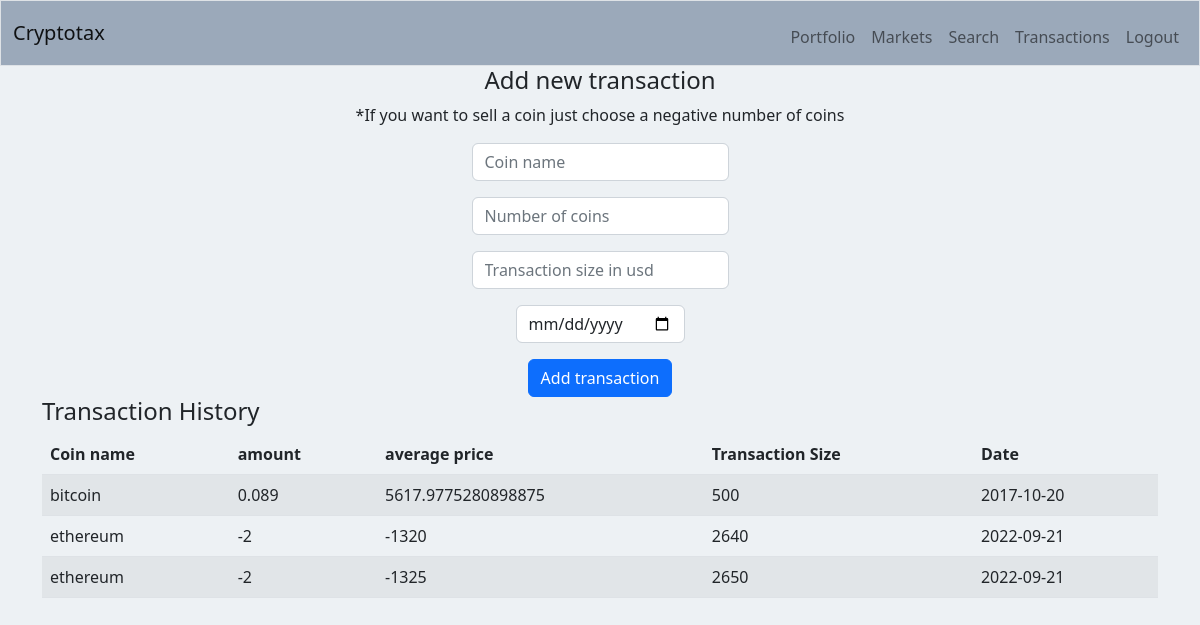
The page /transactions (signed in) on the database as committed earlier.
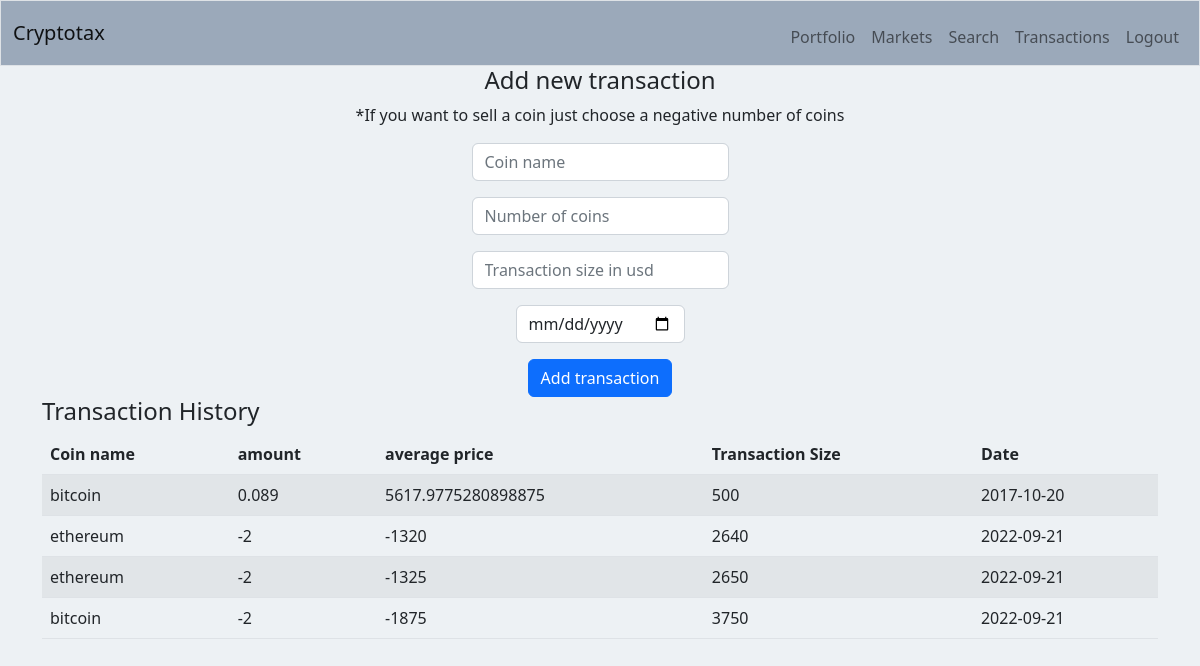
The same page on the database as committed later.
### tables this page shows
CREATE TABLE history (
user_id INTEGER,
symbol TEXT NOT NULL,
number_coins INTEGER NOT NULL,
transaction_size INTEGER NOT NULL,
price_coin INTEGER NOT NULL,
coin_name TEXT NOT NULL,
currency TEXT NOT NULL,
purchase_day TEXT NOT NULL,
FOREIGN KEY (user_id) REFERENCES users(id));

### app.py (the view)
@app.route('/transactions', methods=["GET", "POST"])
@login_required
def transactions():
    if request.method == "POST":
        coin_name = request.form.get("coin_name").lower()
        number_coins = float(request.form.get("number_coins"))
        transaction_size = float(request.form.get("transaction_size"))
        purchase_day = request.form.get("purchase_day")
        currency = "usd"
        if not coin_name:
            return error("Missing coin name")
        if not number_coins:
            return error("Missing number coins")
        if not transaction_size:
            return error("Missing total price")
        if not purchase_day:
            return error("Missing date of transaction")
        price_coin = transaction_size / number_coins
        try:
            result = check_coin(coin_name)
            if result == None:
                return redirect("/coinlist")
        except:
            return redirect("/coinlist")
        check = query_db("SELECT * FROM portfolio WHERE coin_name = ? AND user_id = ?", (coin_name, session["user_id"][0]), one=True)
        if number_coins < 0:
            if abs(number_coins) > check[3]:
                return error("not enough balance")
        info = cg.get_coin_by_id(coin_name)
        db = get_db()
        db.execute("INSERT INTO history (user_id, coin_name, symbol, number_coins, transaction_size, price_coin, currency, purchase_day) VALUES (?, ?, ?, ?, ?, ?, ?, ?)", (session["user_id"][0], info["id"], info["symbol"], number_coins, transaction_size, price_coin, currency, purchase_day))
        db.commit()
        if check is not None:
            number_coins = number_coins + check[3]
            total_cost = transaction_size + check[4]
            db.execute("UPDATE portfolio SET coins = ? WHERE user_id = ? AND symbol = ?", (number_coins, session["user_id"][0], info["symbol"]))
            db.execute("UPDATE portfolio SET total_cost = ? WHERE user_id = ? AND symbol = ?", (total_cost, session["user_id"][0], info["symbol"]))
            db.commit()
            return redirect("/transactions")
        else:
            if number_coins < 0:
                    return error("not enough balance")
            db.execute("INSERT INTO portfolio (user_id, coin_name, symbol, coins, total_cost) VALUES (?, ?, ?, ?, ?)", (session["user_id"][0], info["id"], info["symbol"], number_coins,transaction_size))
            db.commit()
        return redirect("/transactions")
    else:
        db = get_db()
        cur = db.cursor()
        user_id = session["user_id"][0]
        cur.execute("SELECT * FROM history WHERE user_id =?", (user_id,))
        transactions = cur.fetchall()
        return render_template("transactions.html", transactions=transactions)

### app.py (called while the page is built)
@app.teardown_appcontext
def close_connection(exception):
    db = getattr(g, '_database', None)
    if db is not None:
        db.close()

@app.after_request
def add_header(response):
    response.headers['Cache-Control'] = 'no-store, no-cache, must-revalidate, post-check=0, pre-check=0, max-age=0'
    response.headers['Pragma'] = 'no-cache'
    response.headers['Expires'] = '-1'
    return response

### functions.py (called while the page is built)
def get_db():
    db = getattr(g, '_database', None)
    if db is None:
        db = g._database = sqlite3.connect("cryptotax.db")
    return db

def login_required(f):
    @wraps(f)
    def decorated_function(*args, **kwargs):
        if session.get("user_id") is None:
            return redirect('/login')
        return f(*args, **kwargs)
    return decorated_function

### templates/transactions.html (shortened to what this page needs)
{% extends "layout.html" %}
{% block main %}
<div class="container text-center">
    <h4>Add new transaction</h4>
    <p>*If you want to sell a coin just choose a negative number of coins</p>
    <form action="/transactions" method="post">
        <div class="mb-3">
            <input autocomplete="off" autofocus class="form-control mx-auto w-auto" id="coin_name" name="coin_name" placeholder="Coin name" type="text" required>
        </div>
        <div class="mb-3">
            <input class="form-control mx-auto w-auto" id="number_coins" name="number_coins" placeholder="Number of coins" type="number" required step="any">
        </div>
        <div class="mb-3">
            <input class="form-control mx-auto w-auto" id="transaction_size" name="transaction_size" placeholder="Transaction size in usd" type="number" required>
        </div>
        <div class="mb-3">
            <input class="form-control mx-auto w-auto" id="purchase_day" name="purchase_day" placeholder="Date yyyy/mm/dd" type="date" required>
        </div>
        <button class="btn btn-primary mx-auto w-auto" type="submit">Add transaction</button>
        </div>
<div class="container">
    <h4>Transaction History</h4>
    <table class="table table-striped">
        <thead>
            <tr>
                <th scope="col">Coin name</th>
                <th scope="col">amount</th>
                <th scope="col">average price</th>
                <th scope="col">Transaction Size</th>
                <th scope="col">Date</th>
            </tr>
        </thead>
        <tbody>
            {% for row in transactions %}
            <tr>
                <td >{{row[5]}} </td>
                <td >{{row[2]}} </td>
                <td >{{row[4]}} </td>
                <td >{{row[3]}} </td>
                <td >{{row[7]}} </td>
            </tr>
            {% endfor %}
        </tbody>
    </table>
</div>
{% endblock %}

### templates/layout.html (shortened to what this page needs)
<!DOCTYPE html>
<html lang="en">
  <head>
    <link href="https://cdn.jsdelivr.net/npm/bootstrap@5.2.1/dist/css/bootstrap.min.css" rel="stylesheet">
    <link rel="stylesheet" href="static/styles.css">
  </head>
  <body>
    <nav class="navbar navbar-custom border navbar navbar-expand-md">
      <div class="container-fluid">
          <a class="navbar-brand" href="/"><span class="red">Cryptotax</span></a>
          <div class="collapse navbar-collapse" id="navbar">
            {% if session["user_id"] %}
                   <ul class="navbar-nav ms-auto mt-2">
                      <li class="nav-item"><a class="nav-link" href="/">Portfolio</a></li>
                      <li class="nav-item"><a class="nav-link" href="/markets">Markets</a></li>
                      <li class="nav-item"><a class="nav-link" href="/search">Search</a></li>
                      <li class="nav-item"><a class="nav-link" href="/transactions">Transactions</a></li>
                      <li class="nav-item"><a class="nav-link" href="/logout">Logout</a></li>
                  </ul>
            {% else %}
                  <ul class="navbar-nav ms-auto mt-2">
                      <li class="nav-item"><a class="nav-link" href="/markets">Markets</a></li>
                      <li class="nav-item"><a class="nav-link" href="/register">Register</a></li>
                      <li class="nav-item"><a class="nav-link" href="/login">Login</a></li>
                  </ul>
            {% endif %}
          </div>
      </div>
  </nav>
      {% block main %}{% endblock %}
  </body>
</html>

### static/styles.css (style rules this page uses)
body { background-color: #edf1f4; }
.navbar-custom { background-color: #9ba9ba }

Rows that differ between the two databases and show on the page:
added history: coin_name "bitcoin", number_coins "-2", price_coin "-1875", transaction_size "3750", purchase_day "2022-09-21"
